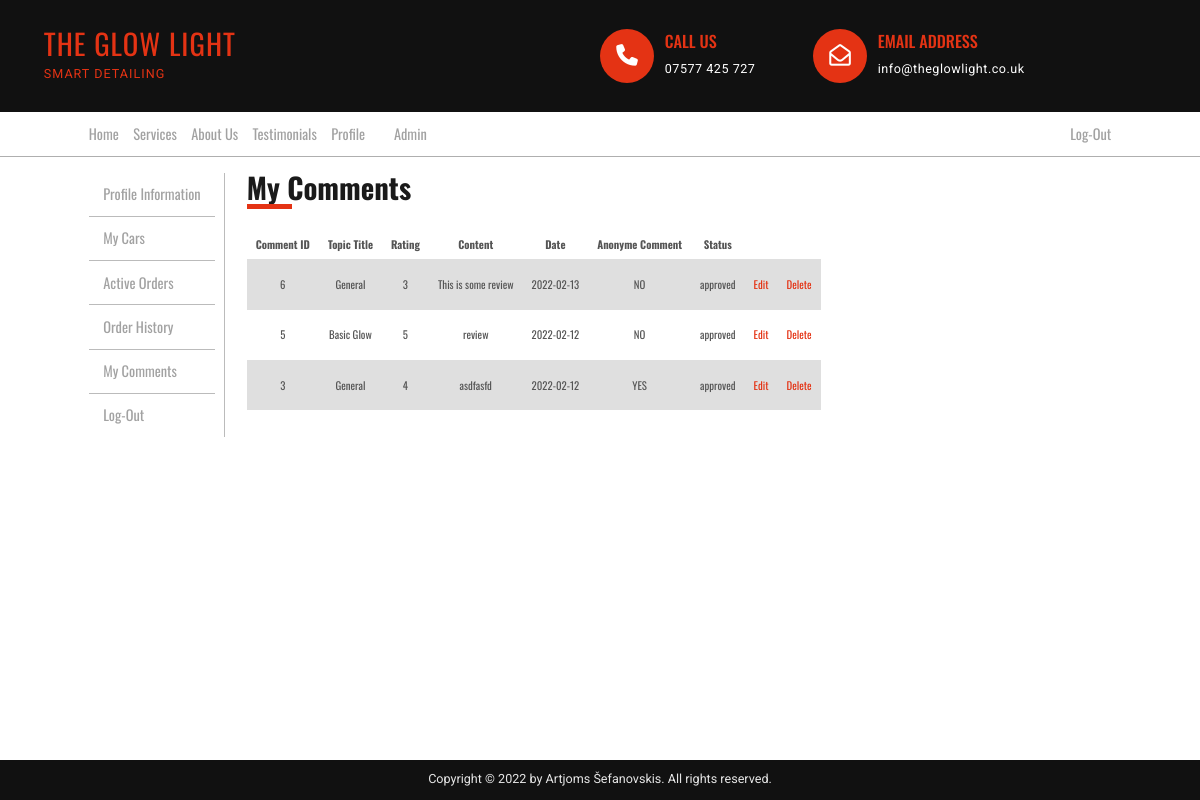
Screenshot of /profile.php?source=view_user_comments (signed in) with the database file from the repository.
### tables this page shows
CREATE TABLE `comments` (
  `comment_id` int(11) NOT NULL,
  `comment_topic_id` int(11) NOT NULL,
  `comment_user_id` int(11) NOT NULL,
  `comment_rating` int(1) NOT NULL,
  `comment_content` text DEFAULT NULL,
  `comment_date` date NOT NULL,
  `comment_isanonyme` tinyint(1) NOT NULL DEFAULT 0,
  `comment_status` varchar(255) NOT NULL DEFAULT 'draft'
);

### inc/view_user_comments.php (the view, shortened to what this page needs)
<?php
  if(isset($_SESSION['user_id'])){
  $user_id = $_SESSION['user_id'];
?>
  <div class="second-header-box">
    <div>
      <h2 class="second-heading">My Comments</h2>
      <span class="second-header-line"></span>
    </div>
  </div>
  <?php
    $query = "select c.comment_id, IF(s.service_id = 1,'General',s.service_title) as 'service_title', c.comment_rating, c.comment_content, c.comment_date, IF(c.comment_isanonyme = 0, 'NO', 'YES') as 'comment_isanonyme', c.comment_status ";
    $query.= "FROM comments as c ";
    $query.= "JOIN services as s on s.service_id = c.comment_topic_id ";
    $query.= "WHERE comment_user_id = $user_id ";
    $query.= "order by c.comment_id desc";
    $select_comments = mysqli_query($conn,$query);
    if(mysqli_num_rows($select_comments) == 0){
      echo "<h3 class='empty-message'>Looks like you haven't written any comments.</h3>";
    }
    else{
    ?>
      <table class="users-table comment-table">
        <thead class="users-table-head" >
          <tr>
            <th>Comment ID</th>
            <th>Topic Title</th>
            <th>Rating</th>
            <th>Content</th>
            <th>Date</th>
            <th>Anonyme Comment</th>
            <th>Status</th>
            <th></th>
            <th></th>
          </tr>
        </thead>
        <tbody class="users-table-body"
          <?php
          while ($row = mysqli_fetch_assoc($select_comments)) {
            $comment_id = $row['comment_id'];
            $title = $row['service_title'];
            $comment_rating = $row['comment_rating'];
            $comment_content = $row['comment_content'];
            $comment_date = $row['comment_date'];
            $comment_isanonyme = $row['comment_isanonyme'];
            $comment_status = $row['comment_status'];
            echo "<tr class='users-table-row'>";
            echo "<td>$comment_id</td>";
            echo "<td>$title</td>";
            echo "<td>$comment_rating</td>";
            echo "<td>$comment_content</td>";
            echo "<td>$comment_date</td>";
            echo "<td>$comment_isanonyme</td>";
            echo "<td>$comment_status</td>";
            echo "<td><a href='profile.php?source=edit_comment&comment_id=$comment_id'>Edit</a></td>";
            echo "<td><a href='profile.php?source=view_user_comments&delete=$comment_id'>Delete</a></td>";
            echo "</tr>";
          }
          ?>
        </tbody>
      </table>
    <?php
    }
  }
?>

### css/general.css (style rules this page uses)
* { padding: 0; margin: 0; box-sizing: border-box; }
html { font-size: 62.5%; height: 100%; overflow-x: hidden; }
body { font-family: "Oswald", sans-serif; line-height: 1; font-weight: 400; color: #555; position: relative; min-height: 100vh; overflow-x: hidden; }
.second-header-box { display: flex; justify-content: space-between; margin-bottom: 3.2rem; position: relative; }
.second-heading { font-size: 3.2rem; color: #1a1a1a; }
.second-header-line { display: inline-block; border-top: 5px solid #e43314; width: 5rem; position: absolute; left: 0; bottom: -0.8rem; }
@media (max-width: 75em) { html { font-size: 56.25%; } }

### css/profile.css (style rules this page uses)
.users-table { font-size: 1.2rem; text-align: center; vertical-align: center; border-collapse: collapse; }
.users-table th { height: 2.4rem; padding: 1rem; }
.users-table td { height: 5.6rem; padding: 1rem; }
.users-table tbody tr:nth-child(odd) { background-color: #dfdfdf; }
.users-table a:link, .users-table a:visited { text-decoration: none; color: #e43314; }

### rows the page displays
comments: comment_id "6", title "General", comment_rating "3", comment_content "This is some review", comment_date "2022-02-13", comment_isanonyme "NO", comment_status "approved"
comments: comment_id "5", title "Basic Glow", comment_rating "5", comment_content "review", comment_date "2022-02-12", comment_isanonyme "NO", comment_status "approved"
comments: comment_id "3", title "General", comment_rating "4", comment_content "asdfasfd", comment_date "2022-02-12", comment_isanonyme "YES", comment_status "approved"
